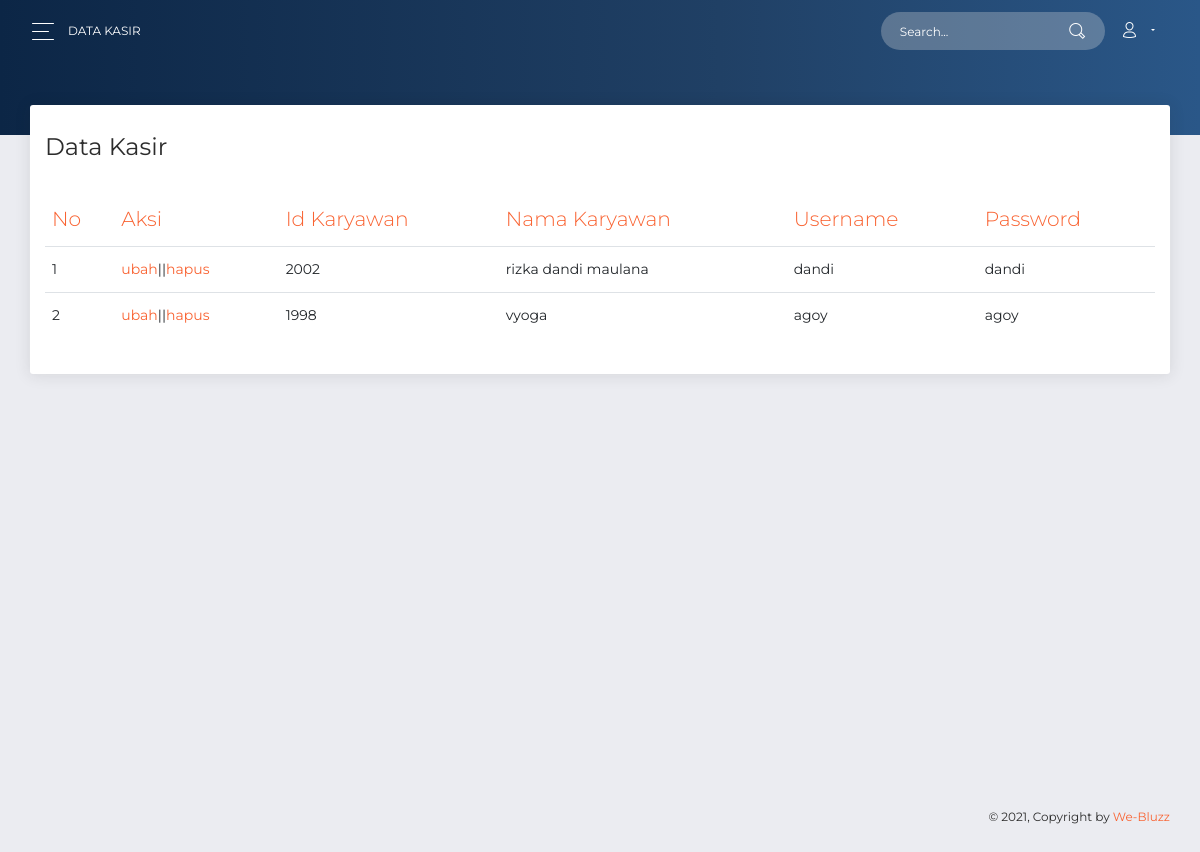
Screenshot of /akses/admin/data_kasir.php (signed in) with the database file from the repository.
### tables this page shows
CREATE TABLE `kasir` (
  `id` int(7) NOT NULL,
  `id_karyawan` varchar(10) NOT NULL,
  `nama_karyawan` varchar(27) NOT NULL,
  `username` varchar(20) NOT NULL,
  `password` varchar(16) NOT NULL
);

### akses/admin/fungsi.php (called while the page is built, shortened)
<?php
$conn = mysqli_connect("localhost","root","","telkomart");
function query($query){
	global $conn;
	$result = mysqli_query($conn,$query);
	$rows = [];
	while ($row = mysqli_fetch_assoc($result)) {
		$rows[] = $row ;
	}
	return $rows;
}
 ?>

### akses/admin/data_kasir.php (the view, shortened to what this page needs)
<?php
require 'fungsi.php';
$data_kasir = query("SELECT * FROM kasir");
?>
<!DOCTYPE html>
<html lang="en">
<head>
  <link rel="stylesheet" href="https://use.fontawesome.com/releases/v5.7.1/css/all.css">
  <link href="../assets/css/bootstrap.min.css" rel="stylesheet" />
  <link href="../assets/css/now-ui-dashboard.css?v=1.5.0" rel="stylesheet" />
  <link href="../assets/demo/demo.css" rel="stylesheet" />
</head>
<body class="">
  <div class="wrapper ">
    <div class="main-panel" id="main-panel">
      <nav class="navbar navbar-expand-lg navbar-transparent  bg-primary  navbar-absolute">
        <div class="container-fluid">
          <div class="navbar-wrapper">
            <div class="navbar-toggle">
              <button type="button" class="navbar-toggler">
                <span class="navbar-toggler-bar bar1"></span>
                <span class="navbar-toggler-bar bar2"></span>
                <span class="navbar-toggler-bar bar3"></span>
              </button>
            </div>
            <a class="navbar-brand" href="#pablo">Data Kasir</a>
          </div>
          <div class="collapse navbar-collapse justify-content-end" id="navigation">
            <form action="search.php">
              <div class="input-group no-border">
                <input type="text" class="form-control" placeholder="Search..." name="q">
                <div class="input-group-append">
                  <div class="input-group-text">
                    <i class="now-ui-icons ui-1_zoom-bold"></i>
                  </div>
                </div>
              </div>
            </form>
            <ul class="navbar-nav">
              <li class="nav-item dropdown">
                <a class="nav-link dropdown-toggle" id="navbarDropdownMenuLink" data-toggle="dropdown" aria-haspopup="true" aria-expanded="false">
                  <i class="now-ui-icons users_single-02"></i>
                </a>
              </li>
            </ul>
          </div>
        </div>
      </nav>
      <div class="panel-header panel-header-sm">
      </div>
      <div class="content">
        <div class="row">
          <div class="col-md-12">
            <div class="card">
              <div class="card-header">
                <h4 class="card-title"> Data Kasir</h4>
              </div>
              <div class="card-body">
                <div class="table-responsive">
                  <table class="table">
                    <thead class=" text-primary">
                      <th>
                        No
                      </th>
                      <th>
                        Aksi
                      </th>
                      <th>
                        Id Karyawan
                      </th>
                      <th>
                        Nama Karyawan
                      </th>
                        <th>
                        Username
                      </th>
                      <th>
                        Password
                      </th>
                    </thead>
                    <tbody>
                      <?php $i = 1;
                      foreach ($data_kasir as $karyawan) : ?>
                      <tr>
                        <td>
                          <?= $i++; ?>
                        </td>
                        <td>
                          <a href="ubah_karyawan.php?id=<?=$karyawan['id']; ?>">ubah</a>||<a href="hapus_karyawan.php?id=<?=$karyawan['id']; ?>">hapus</a>
                        </td>
                        <td>
                          <?= $karyawan["id_karyawan"] ?>
                        </td>
                        <td>
                          <?= $karyawan["nama_karyawan"] ?>
                        </td>
                        <td>
                          <?= $karyawan["username"] ?>
                        </td>
                        <td>
                         <?= $karyawan["password"] ?>
                        </td>
                      </tr>
                    <?php endforeach; ?>
                    </tbody>
                  </table>
                </div>
              </div>
            </div>
          </div>
        </div>
      </div>
       <footer class="footer">
        <div class=" container-fluid ">
          <div class="copyright" id="copyright">
            &copy; , Copyright by <a href="#">We-Bluzz</a>
          </div>
        </div>
      </footer>
    </div>
  </div>
</body>
</html>

### rows the page displays
kasir: id_karyawan "2002", nama_karyawan "rizka dandi maulana", username "dandi", password "dandi"
kasir: id_karyawan "1998", nama_karyawan "vyoga", username "agoy", password "agoy"
